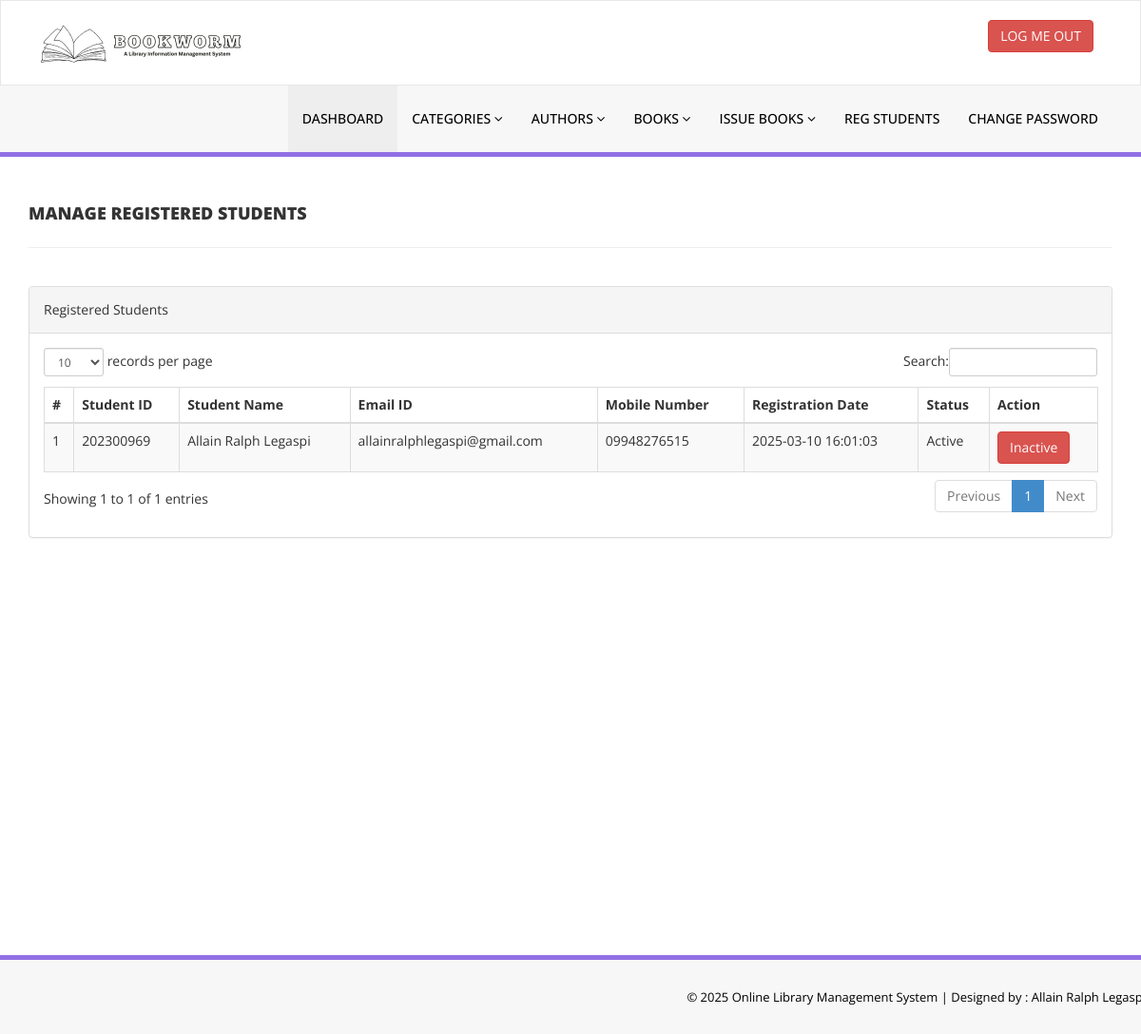
The app's page /admin/reg-students.php (signed in) with its own data.
### tables this page shows
CREATE TABLE `tblstudents` (
  `id` int(11) NOT NULL,
  `StudentId` varchar(100) DEFAULT NULL,
  `FullName` varchar(120) DEFAULT NULL,
  `EmailId` varchar(120) DEFAULT NULL,
  `MobileNumber` char(11) DEFAULT NULL,
  `Password` varchar(120) DEFAULT NULL,
  `Status` int(1) DEFAULT NULL,
  `RegDate` timestamp NULL DEFAULT current_timestamp(),
  `UpdationDate` timestamp NULL DEFAULT NULL ON UPDATE current_timestamp()
);

### admin/reg-students.php (the view, shortened to what this page needs)
<?php
include('includes/config.php');
if (strlen($_SESSION['alogin']) == 0) {
    header('location:index.php');
} else {
    ?>
    <!DOCTYPE html>
    <html xmlns="http://www.w3.org/1999/xhtml">
    <head>
        <link href="assets/css/bootstrap.css" rel="stylesheet" />
        <link href="assets/css/font-awesome.css" rel="stylesheet" />
        <link href="assets/js/dataTables/dataTables.bootstrap.css" rel="stylesheet" />
        <link href="assets/css/style.css" rel="stylesheet" />
    </head>
    <body>
        <?php include('includes/header.php'); ?>
        <div class="content-wrapper">
            <div class="container">
                <div class="row pad-botm">
                    <div class="col-md-12">
                        <h4 class="header-line">Manage Registered Students</h4>
                    </div>
                </div>
                <div class="row">
                    <div class="col-md-12">
                        <div class="panel panel-default">
                            <div class="panel-heading">
                                Registered Students
                            </div>
                            <div class="panel-body">
                                <div class="table-responsive">
                                    <table class="table table-striped table-bordered table-hover" id="dataTables-example">
                                        <thead>
                                            <tr>
                                                <th>#</th>
                                                <th>Student ID</th>
                                                <th>Student Name</th>
                                                <th>Email ID </th>
                                                <th>Mobile Number</th>
                                                <th>Registration Date</th>
                                                <th>Status</th>
                                                <th>Action</th>
                                            </tr>
                                        </thead>
                                        <tbody>
                                            <?php $sql = "SELECT * from tblstudents";
                                            $query = $dbh->prepare($sql);
                                            $query->execute();
                                            $results = $query->fetchAll(PDO::FETCH_OBJ);
                                            $cnt = 1;
                                            if ($query->rowCount() > 0) {
                                                foreach ($results as $result) { ?>
                                                    <tr class="odd gradeX">
                                                        <td class="center"><?php echo htmlentities($cnt); ?></td>
                                                        <td class="center"><?php echo htmlentities($result->StudentId); ?></td>
                                                        <td class="center"><?php echo htmlentities($result->FullName); ?></td>
                                                        <td class="center"><?php echo htmlentities($result->EmailId); ?></td>
                                                        <td class="center"><?php echo htmlentities($result->MobileNumber); ?></td>
                                                        <td class="center"><?php echo htmlentities($result->RegDate); ?></td>
                                                        <td class="center"><?php if ($result->Status == 1) {
                                                            echo htmlentities("Active");
                                                        } else {
                                                            echo htmlentities("Blocked");
                                                        }
                                                        ?></td>
                                                        <td class="center">
                                                            <?php if ($result->Status == 1) { ?>
                                                                <a href="reg-students.php?inid=<?php echo htmlentities($result->id); ?>"
                                                                    onclick="return confirm('Are you sure you want to block this student?');"" >  <button class="
                                                                    btn btn-danger"> Inactive</button>
                                                                <?php } else { ?>
                                                                    <a href="reg-students.php?id=<?php echo htmlentities($result->id); ?>"
                                                                        onclick="return confirm('Are you sure you want to active this student?');""><button class="
                                                                        btn btn-primary"> Active</button>
                                                                    <?php } ?>
                                                        </td>
                                                    </tr>
                                                    <?php $cnt = $cnt + 1;
                                                }
                                            } ?>
                                        </tbody>
                                    </table>
                                </div>
                            </div>
                        </div>
                    </div>
                </div>
            </div>
        </div>
        <?php include('includes/footer.php'); ?>
    </body>
    </html>
<?php } ?>

### admin/assets/css/style.css (style rules this page uses)
.content-wrapper { margin-top: 40px; min-height:800px; padding-bottom:90px; }
.header-line { font-weight:900; padding-bottom:25px; border-bottom:1px solid #eeeeee; text-transform:uppercase; }
.pad-botm { padding-bottom:30px; }

### records on screen
tblstudents: StudentId "202300969", FullName "Allain Ralph Legaspi", EmailId "allainralphlegaspi@gmail.com", MobileNumber "09948276515", RegDate "2025-03-10 16:01:03"
